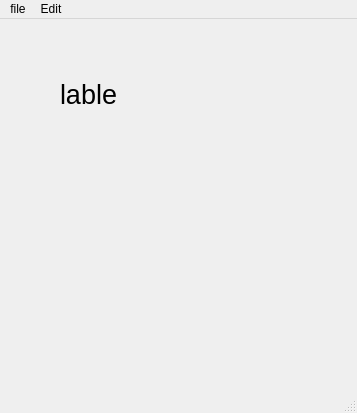
<?xml version="1.0" encoding="UTF-8"?>
<ui version="4.0">
 <class>MainWindow</class>
 <widget class="QMainWindow" name="MainWindow">
  <property name="geometry">
   <rect>
    <x>0</x>
    <y>0</y>
    <width>357</width>
    <height>413</height>
   </rect>
  </property>
  <property name="windowTitle">
   <string>MainWindow</string>
  </property>
  <widget class="QWidget" name="centralwidget">
   <widget class="QLabel" name="lable">
    <property name="geometry">
     <rect>
      <x>60</x>
      <y>50</y>
      <width>231</width>
      <height>51</height>
     </rect>
    </property>
    <property name="font">
     <font>
      <pointsize>20</pointsize>
     </font>
    </property>
    <property name="mouseTracking">
     <bool>false</bool>
    </property>
    <property name="text">
     <string>lable</string>
    </property>
   </widget>
  </widget>
  <widget class="QMenuBar" name="menubar">
   <property name="enabled">
    <bool>true</bool>
   </property>
   <property name="geometry">
    <rect>
     <x>0</x>
     <y>0</y>
     <width>357</width>
     <height>21</height>
    </rect>
   </property>
   <widget class="QMenu" name="menufile">
    <property name="title">
     <string>file</string>
    </property>
    <addaction name="actionnew"/>
    <addaction name="actionsave"/>
   </widget>
   <widget class="QMenu" name="menuEdit">
    <property name="title">
     <string>Edit</string>
    </property>
    <widget class="QMenu" name="menusetting">
     <property name="title">
      <string>setting</string>
     </property>
     <addaction name="actionfont_size"/>
    </widget>
    <addaction name="menusetting"/>
   </widget>
   <addaction name="menufile"/>
   <addaction name="menuEdit"/>
  </widget>
  <widget class="QStatusBar" name="statusbar"/>
  <action name="actionnew">
   <property name="text">
    <string>new</string>
   </property>
   <property name="statusTip">
    <string>creat a new file</string>
   </property>
   <property name="shortcut">
    <string>Ctrl+N</string>
   </property>
  </action>
  <action name="actionsave_as_a_new_one">
   <property name="text">
    <string>save as a new one</string>
   </property>
  </action>
  <action name="actionopen">
   <property name="text">
    <string>open</string>
   </property>
  </action>
  <action name="actionsave">
   <property name="text">
    <string>save</string>
   </property>
   <property name="statusTip">
    <string>saveing file</string>
   </property>
   <property name="shortcut">
    <string>Ctrl+S</string>
   </property>
  </action>
  <action name="actionfont_size">
   <property name="text">
    <string>font size</string>
   </property>
  </action>
 </widget>
 <resources/>
 <connections/>
</ui>
